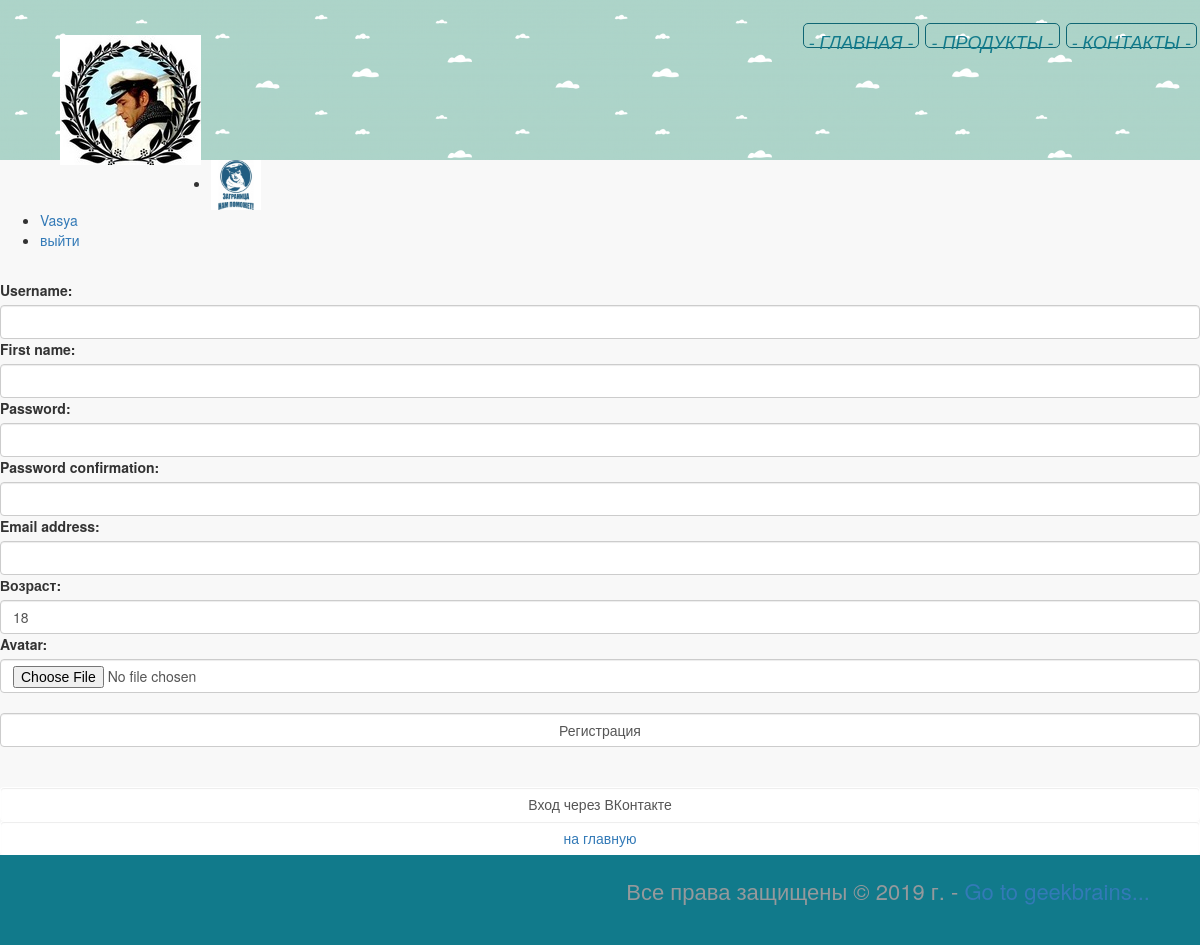
Screenshot of /register/ (signed in) with the database file from the repository.
### authapp/models.py (models this page shows, shortened)
class ShopUser(AbstractUser):
    class Meta:
        verbose_name = 'Пользователь'
        verbose_name_plural = 'Пользователи'
    avatar = models.ImageField(upload_to='user_avatars', blank=True)
    age = models.PositiveIntegerField(verbose_name='Возраст', default=18)
    activation_key = models.CharField(max_length=128, blank=True)
    activation_key_expires = models.DateTimeField(default=get_exp())

### authapp/views.py (the view)
# urls.py: path('register/', authapp_view.register, name='register'),
def register(request):
    title = 'регистрация'
    if request.method == 'POST':
        register_form = ShopUserRegisterForm(request.POST, request.FILES)
        if register_form.is_valid():
            user = register_form.save()
            if send_verify_mail(user):
                print('сообщение подтверждения отправлено')
            else:
                print('ошибка отправки сообщения')
            return render(request, 'authapp/emailed.html')
    else:
        register_form = ShopUserRegisterForm()
    context = {'title': title, 'register_form': register_form}
    return render(request, 'authapp/register.html', context)

### authapp/forms.py (shortened to what this page needs)
class ShopUserRegisterForm (UserCreationForm):
    class Meta:
        model = ShopUser
        fields = ('username', 'first_name', 'password1', 'password2', 'email', 'age', 'avatar')
    def __init__(self, *args, **kwargs):
        super().__init__(*args, **kwargs)
        for field_name, field in self.fields.items():
            field.widget.attrs['class'] = 'form-control'
            field.help_text = ''

### authapp/templates/authapp/register.html (shortened to what this page needs)
{% extends 'mainapp/base.html' %}
{% load static %}
{% block extrahead %}
    <link rel = "stylesheet" type = "text/css" href = "{% static 'css/bootstrap.min.css' %}">
    <link rel = "stylesheet" type = "text/css" href = "{% static 'css/style.css' %}">
{% endblock %}
{% block content %}
    <br>
    <form class = "form-horizontal" method="POST" enctype = "multipart/form-data" action="{% url 'auth:register' %}">
    {{ register_form.as_table }}
    <br>
    <input class="form-control" type="submit" value="Регистрация">
    <br>
    </form>
    <br>
    <a href="{% url 'social:begin' 'vk-oauth2' %}?next=/" class="btn btn-round form-control">Вход через ВКонтакте</a>
    <br>
    <button class = "btn btn-round form-control last">
        <a href = "{% url 'mainapp:main' %}" class = "">
            на главную
        </a>
    </button>
    <br>
{% endblock %}

### mainapp/templates/mainapp/base.html (shortened to what this page needs)
<!DOCTYPE html>
{% load static %}
<html lang="en">
<head>
    <link rel="stylesheet" href="{% static 'css/style.css'%}">
    {% block extrahead %}
    {% endblock %}
</head>
<body>
    {% block header %}
        <div class="header">
            <img class="logo" src="{% static 'img/logo.jpg'%}" alt="Logo">
            {% include 'mainapp/includes/inc_menu.html' %}
        </div>
        <ul>
            {% if user.is_authenticated %}
                {% if user.avatar %}
                    <li>
                        <div class = "user_avatar">
                            {% if "http" in user.avatar %}
                                <img width=50px height="50px" src="{{ user.avatar }}" alt="Аватарка">
                            {% else %}
                                <img width=50px height="50px" src="/media/{{ user.avatar }}" alt="Аватарка">
                            {% endif %}
                        </div>
                    </li>
                {% endif %}
                <li>
                    <a class="userBage" href = "{% url 'auth:edit' %}" >
                        {{ user.first_name|default:'Пользователь' }}
                    </a>
                </li>
            {% endif %}
                <li>
                    {% if user.is_authenticated %}
                        <a class="userBage" href = "{% url 'auth:logout' %}" >выйти</a>
                    {% else %}
                        <a class="userBage" href = "{% url 'auth:login' %}" >войти/зарегистрироваться</a>
                    {% endif %}
                </li>
        </ul>
    {% endblock %}
    {% block content %}{% endblock %}
    {% block footer %}
        <div class="footer">
            <p>
                Все права защищены &copy;&nbsp;2019 г. - <a href="https://geekbrains.ru" target="_blank">Go to geekbrains...</a>
            </p>
        </div>
    {% endblock %}
</body>
</html>

### static/css/style.css (style rules this page uses)
body { background-color: #f8f8f8; }
.logo { float: left; margin: 15px 10px; border: none; outline: none; }
.header { height: 160px; padding-top: 20px; padding-bottom: 20px; padding-left: 50px; background-image: url("/static/img/header_back.png"); }
.footer { height: 90px; background-color: #117a8b; padding-top: 20px; padding-right: 50px; text-align: right; }
.footer > p { color: #95999c; font-size: 22px; }

### rows the page displays
ShopUser: avatar (picture), first_name "Vasya"
